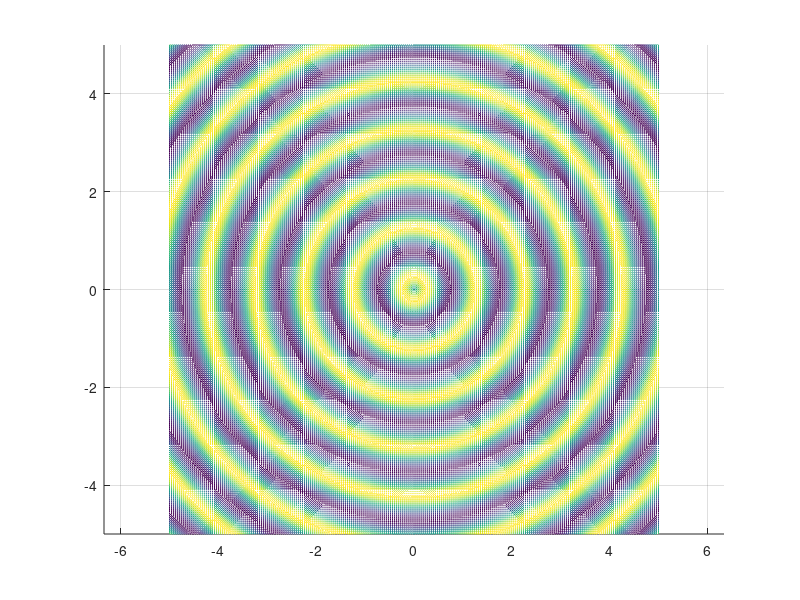

Source code (MATLAB):
clear all;
close all;
clc;

Ta = 1/25;

x1 = [-5:Ta:5];
x2 = [-5:Ta:5];
t = [0:Ta:5];

r = zeros(length(x1), length(x2));

for n = 1 : length(t)
  tic;
  for i = 1:length(x1)
    r(i, :) = 2*sin(2*pi*(sqrt(x1(i)^2 + x2.^2)) - 2*pi*t(n));
  end
  mesh(x1,x2,r);
  view(2);
  axis equal;
  drawnow();
  pause(Ta - toc);
end